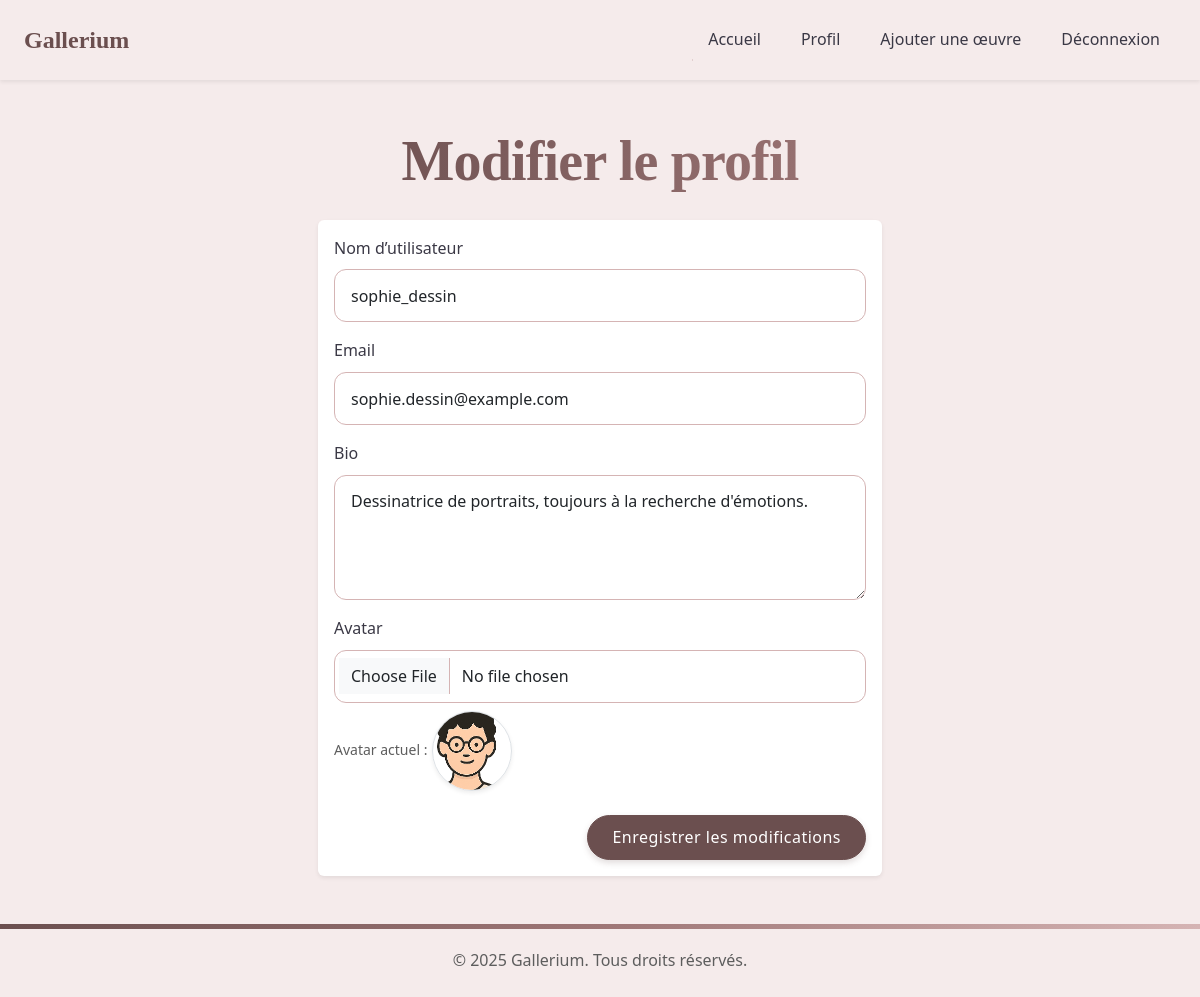
The page /edit_profile (signed in) on the database its author committed.
### app/models.py (models this page shows)
class User(UserMixin, db.Model):
    id = db.Column(db.Integer, primary_key=True)
    username = db.Column(db.String(64), unique=True, nullable=False)
    email = db.Column(db.String(120), unique=True, nullable=False)
    password_hash = db.Column(db.String(128), nullable=False)
    bio = db.Column(db.Text)
    avatar = db.Column(db.String(128))
    is_admin = db.Column(db.Boolean, default=False)

### app/routes/user.py (the view, shortened to what this page needs)
@bp.route('/edit_profile', methods=['GET', 'POST'])
@login_required
def edit_profile():
    form = ProfileForm()
    if request.method == 'GET':
        form.username.data = current_user.username
        form.email.data = current_user.email
        form.bio.data = current_user.bio
    return render_template('edit_profile.html', form=form)

### app/forms.py
class ProfileForm(FlaskForm):
    username = StringField('Nom d’utilisateur', validators=[DataRequired(), Length(min=1, max=64)])
    email = StringField('Email', validators=[DataRequired(), Email(), Length(min=1, max=120)])
    bio = TextAreaField('Bio', validators=[Length(max=500)])
    avatar = FileField('Avatar', validators=[FileAllowed(['jpg', 'png'], 'Images uniquement (.jpg, .png)')])
    submit = SubmitField('Mettre à jour')

### app/templates/edit_profile.html (shortened to what this page needs)
{% extends "base.html" %}
{% block content %}
<div class="row justify-content-center">
    <div class="col-lg-6">
        <h1 class="display-4 mb-4 text-center">Modifier le profil</h1>
        <div class="card border-0 shadow-sm">
            <div class="card-body">
                <form method="POST" enctype="multipart/form-data">
                    <div class="mb-3">
                        <label for="username" class="form-label">{{ form.username.label }}</label>
                        {{ form.username(class="form-control") }}
                    </div>
                    <div class="mb-3">
                        <label for="email" class="form-label">{{ form.email.label }}</label>
                        {{ form.email(class="form-control") }}
                    </div>
                    <div class="mb-3">
                        <label for="bio" class="form-label">{{ form.bio.label }}</label>
                        {{ form.bio(class="form-control", rows=4) }}
                    </div>
                    <div class="mb-4">
                        <label for="avatar" class="form-label">{{ form.avatar.label }}</label>
                        {{ form.avatar(class="form-control") }}
                        {% if current_user.avatar %}
                            <div class="mt-2">
                                <small class="form-text text-muted">Avatar actuel :</small>
                                <img src="{{ url_for('static', filename='uploads/' + current_user.avatar) }}"
                                     class="img-fluid rounded-circle border shadow-sm"
                                     style="width: 80px; height: 80px; object-fit: cover;"
                                     alt="Avatar actuel">
                            </div>
                        {% endif %}
                    </div>
                    <div class="d-flex justify-content-end">
                        <button type="submit" class="btn btn-primary">Enregistrer les modifications</button>
                    </div>
                </form>
            </div>
        </div>
    </div>
</div>
{% endblock %}

### app/static/css/style.css (style rules this page uses)
:root { --primary-color: #6B4F4F; --secondary-color: #9E7676; --accent-color: #D5B4B4; --light-color: #F5EBEB; --dark-color: #3A3845; --text-color: #333333; --text-light: #5D5D5D; --success-color: #4A8C7D; --warning-color: #D4A762; --danger-color: #C1666B; --transition-fast: 0.2s ease; --transition-norm: 0.3s ease; --transition-slow: 0.5s ease; --shadow-sm: 0 2px 10px rgba(0, 0, 0, 0.08); --shadow-md: 0 5px 15px rgba(0, 0, 0, 0.1); --shadow-lg: 0 10px 25px rgba(0, 0, 0, 0.15); --card-radius: 12px; --card-padding: 1.5rem; }
* { margin: 0; padding: 0; box-sizing: border-box; }
body { font-family: 'Segoe UI', Tahoma, Geneva, Verdana, sans-serif; line-height: 1.6; color: var(--text-color); background-color: var(--light-color); overflow-x: hidden; }
h1, h2, h3, h4, h5, h6 { font-family: 'Playfair Display', serif; font-weight: 600; color: var(--dark-color); margin-bottom: 1rem; position: relative; }
.display-1, .display-2, .display-3, .display-4 { font-weight: 700; letter-spacing: -0.05rem; background: linear-gradient(to right, var(--primary-color), var(--secondary-color)); -webkit-background-clip: text; -webkit-text-fill-color: transparent; background-clip: text; }
.btn { padding: 0.6rem 1.5rem; border-radius: 2rem; font-weight: 500; transition: all var(--transition-norm); position: relative; overflow: hidden; z-index: 1; letter-spacing: 0.03em; }
.btn::before { content: ''; position: absolute; top: 0; left: -100%; width: 100%; height: 100%; background: linear-gradient(90deg, transparent, rgba(255, 255, 255, 0.2), transparent); transition: left 0.7s ease; z-index: -1; }
.btn-primary { background-color: var(--primary-color); border-color: var(--primary-color); box-shadow: 0 3px 6px rgba(107, 79, 79, 0.2); }
.form-control, .form-select { padding: 0.85rem 1rem; border: 1px solid var(--accent-color); border-radius: var(--card-radius); transition: all var(--transition-norm); background-color: rgba(255, 255, 255, 0.8); }
.form-label { font-weight: 500; color: var(--dark-color); margin-bottom: 0.5rem; transition: color var(--transition-fast); }
.text-muted { color: var(--text-light) !important; }

### rows shown on the page
User: username "sophie_dessin", email "sophie.dessin@example.com", bio "Dessinatrice de portraits, toujours à la recherche d'émotions.", avatar (picture)
